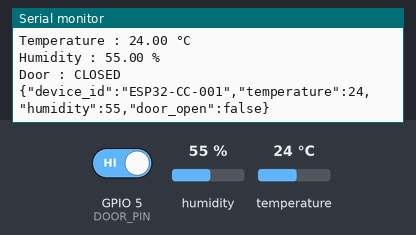
Simulated run of this sketch. Board: ESP32. Shown: the last lines printed to the serial monitor. The inputs (shaded band) are chosen by the test bench; at power-on: GPIO 5 (DOOR_PIN) HIGH, humidity 55 %, temperature 24 °C.

Above: at 6.8 s.
6.9 s: GPIO 5 (DOOR_PIN) driven LOW
At 13.3 s:
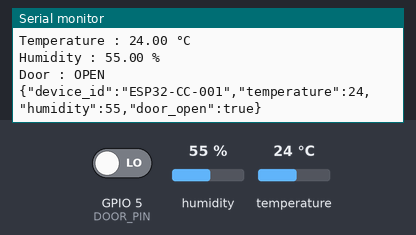
13.6 s: humidity set to 22 %
At 19.2 s:
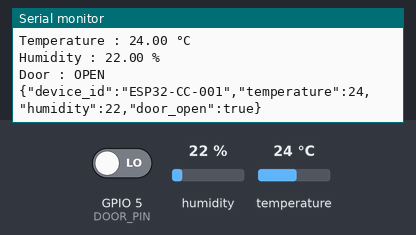
20.3 s: temperature set to 12 °C
At 25.0 s:
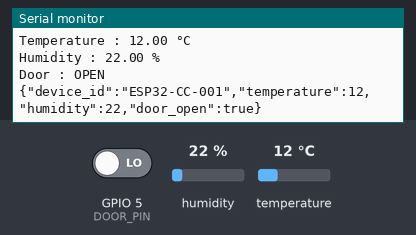
27.0 s: GPIO 5 (DOOR_PIN) driven HIGH
At 30.7 s:
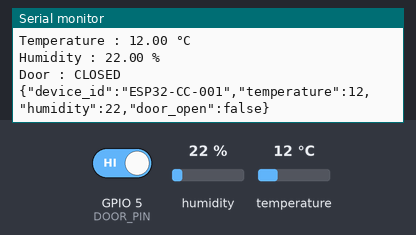
33.7 s: humidity set to 40 %
At 37.7 s:
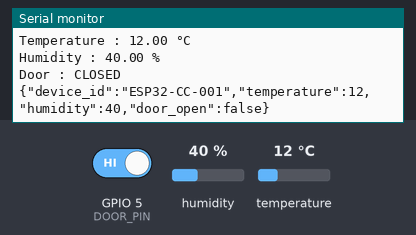
Timing chart, 0 to 39.2 s (numbered marks = the images above; inputs shaded):
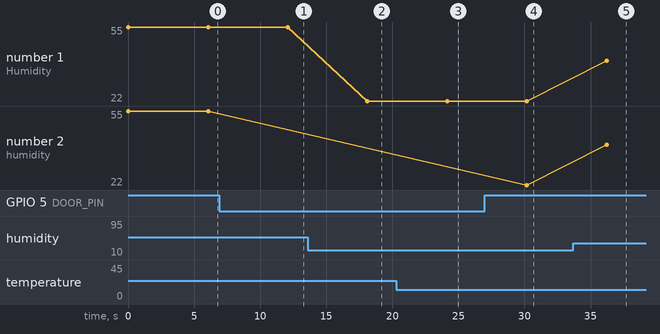

Measured:
- after the input at 6.9 s, the serial monitor: prints a new line after 5.2 s (image 1)
- after the input at 13.6 s, the serial monitor: prints a new line after 4.5 s (image 2)
- after the input at 20.3 s, the serial monitor: prints a new line after 3.9 s (image 3)
- after the input at 27.0 s, the serial monitor: prints a new line after 3.2 s (image 4)
- after the input at 33.7 s, the serial monitor: prints a new line after 2.5 s (image 5)
- plotted number 1: 55 → 22 after the input at 13.6 s, 22 → 40 after the input at 33.7 s
- plotted number 2: 22 → 40 after the input at 33.7 s

The sketch:

esp32_coldchain.ino
```cpp
//=====================================================
// USB Version (No Wi-Fi)
//=====================================================

//#include <WiFi.h>
//#include <HTTPClient.h>

#include <DHT.h>
#include <ArduinoJson.h>

//======================
// WiFi Configuration
//======================

//const char* WIFI_SSID = "mayank-pc";
//const char* WIFI_PASSWORD = "Mayank21";

//======================
// Backend Configuration
//======================

//const char* API_ENDPOINT = "http://172.20.10.2:6000/api/sensor-data";

const char* DEVICE_ID = "ESP32-CC-001";

//======================
// Sensor Pins
//======================

#define DHTPIN 4
#define DHTTYPE DHT11

#define DOOR_PIN 5

//======================
// Update Interval
//======================

// Change back to 60000 after testing
const unsigned long UPDATE_INTERVAL_MS = 6000;

DHT dht(DHTPIN, DHTTYPE);

//================================================

void setup() {

  Serial.begin(115200);

  dht.begin();

  pinMode(DOOR_PIN, INPUT_PULLUP);

  Serial.println();
  Serial.println("ColdChain Monitor Started");
  Serial.println("USB Serial Mode");
}

//================================================

void loop() {

  float temperature = dht.readTemperature();

  float humidity = dht.readHumidity();

  bool doorOpen = digitalRead(DOOR_PIN) == LOW;

  if (isnan(temperature) || isnan(humidity)) {

    Serial.println("Failed to read DHT22");

  } else {

    // Display readings
    Serial.println("---------------------------");
    Serial.print("Temperature : ");
    Serial.print(temperature);
    Serial.println(" °C");

    Serial.print("Humidity : ");
    Serial.print(humidity);
    Serial.println(" %");

    Serial.print("Door : ");
    Serial.println(doorOpen ? "OPEN" : "CLOSED");

    // Send JSON through USB Serial
    sendReading(temperature, humidity, doorOpen);

  }

  delay(UPDATE_INTERVAL_MS);
}

//================================================
// USB Serial Output
//================================================

void sendReading(float temperature, float humidity, bool doorOpen) {

  StaticJsonDocument<256> doc;

  doc["device_id"] = DEVICE_ID;
  doc["temperature"] = temperature;
  doc["humidity"] = humidity;
  doc["door_open"] = doorOpen;

  serializeJson(doc, Serial);

  Serial.println();

}
```
